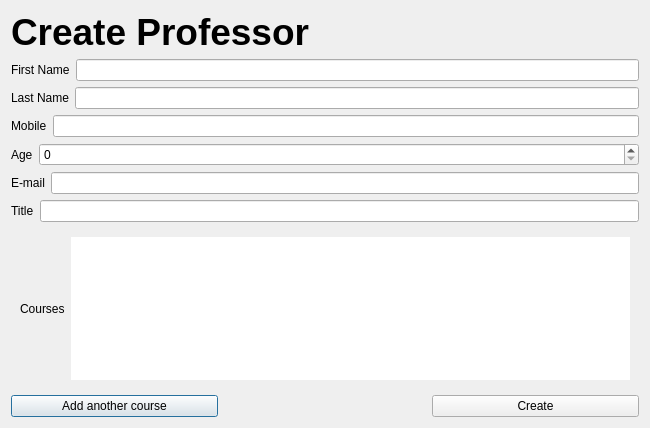
<?xml version="1.0" encoding="UTF-8"?>
<ui version="4.0">
 <class>CreateProfessor</class>
 <widget class="QDialog" name="CreateProfessor">
  <property name="geometry">
   <rect>
    <x>0</x>
    <y>0</y>
    <width>650</width>
    <height>428</height>
   </rect>
  </property>
  <property name="windowTitle">
   <string>Create Professor</string>
  </property>
  <layout class="QVBoxLayout" name="verticalLayout_5">
   <item>
    <widget class="QLabel" name="label_8">
     <property name="font">
      <font>
       <pointsize>28</pointsize>
       <bold>true</bold>
      </font>
     </property>
     <property name="text">
      <string>Create Professor</string>
     </property>
    </widget>
   </item>
   <item>
    <spacer name="verticalSpacer_2">
     <property name="orientation">
      <enum>Qt::Vertical</enum>
     </property>
     <property name="sizeHint" stdset="0">
      <size>
       <width>20</width>
       <height>40</height>
      </size>
     </property>
    </spacer>
   </item>
   <item>
    <spacer name="verticalSpacer_3">
     <property name="orientation">
      <enum>Qt::Vertical</enum>
     </property>
     <property name="sizeHint" stdset="0">
      <size>
       <width>20</width>
       <height>40</height>
      </size>
     </property>
    </spacer>
   </item>
   <item>
    <spacer name="verticalSpacer_4">
     <property name="orientation">
      <enum>Qt::Vertical</enum>
     </property>
     <property name="sizeHint" stdset="0">
      <size>
       <width>20</width>
       <height>40</height>
      </size>
     </property>
    </spacer>
   </item>
   <item>
    <spacer name="verticalSpacer">
     <property name="orientation">
      <enum>Qt::Vertical</enum>
     </property>
     <property name="sizeHint" stdset="0">
      <size>
       <width>20</width>
       <height>40</height>
      </size>
     </property>
    </spacer>
   </item>
   <item>
    <layout class="QVBoxLayout" name="verticalLayout">
     <item>
      <layout class="QHBoxLayout" name="horizontalLayout_2">
       <item>
        <widget class="QLabel" name="label">
         <property name="text">
          <string>First Name</string>
         </property>
        </widget>
       </item>
       <item>
        <widget class="QLineEdit" name="lineEditFirstName"/>
       </item>
      </layout>
     </item>
     <item>
      <layout class="QHBoxLayout" name="horizontalLayout_3">
       <item>
        <widget class="QLabel" name="label_2">
         <property name="text">
          <string>Last Name</string>
         </property>
        </widget>
       </item>
       <item>
        <widget class="QLineEdit" name="lineEditLastName"/>
       </item>
      </layout>
     </item>
     <item>
      <layout class="QHBoxLayout" name="horizontalLayout_5">
       <item>
        <widget class="QLabel" name="label_4">
         <property name="text">
          <string>Mobile</string>
         </property>
        </widget>
       </item>
       <item>
        <widget class="QLineEdit" name="lineEditMobile"/>
       </item>
      </layout>
     </item>
     <item>
      <layout class="QHBoxLayout" name="horizontalLayout_4">
       <item>
        <widget class="QLabel" name="label_3">
         <property name="text">
          <string>Age</string>
         </property>
        </widget>
       </item>
       <item>
        <widget class="QSpinBox" name="spinBoxAge">
         <property name="sizePolicy">
          <sizepolicy hsizetype="Expanding" vsizetype="Fixed">
           <horstretch>0</horstretch>
           <verstretch>0</verstretch>
          </sizepolicy>
         </property>
        </widget>
       </item>
      </layout>
     </item>
     <item>
      <layout class="QHBoxLayout" name="horizontalLayout_6">
       <item>
        <widget class="QLabel" name="label_5">
         <property name="text">
          <string>E-mail</string>
         </property>
        </widget>
       </item>
       <item>
        <widget class="QLineEdit" name="lineEditEmail"/>
       </item>
      </layout>
     </item>
     <item>
      <layout class="QHBoxLayout" name="horizontalLayout">
       <item>
        <widget class="QLabel" name="label_6">
         <property name="text">
          <string>Title</string>
         </property>
        </widget>
       </item>
       <item>
        <widget class="QLineEdit" name="lineEditTitle"/>
       </item>
      </layout>
     </item>
     <item>
      <widget class="QGroupBox" name="groupBox">
       <property name="sizePolicy">
        <sizepolicy hsizetype="Minimum" vsizetype="Maximum">
         <horstretch>123</horstretch>
         <verstretch>0</verstretch>
        </sizepolicy>
       </property>
       <property name="styleSheet">
        <string notr="true">Border: white
</string>
       </property>
       <property name="title">
        <string/>
       </property>
       <layout class="QVBoxLayout" name="verticalLayout_4">
        <item>
         <layout class="QHBoxLayout" name="horizontalLayout_8">
          <item>
           <widget class="QLabel" name="label_7">
            <property name="text">
             <string>Courses</string>
            </property>
           </widget>
          </item>
          <item>
           <widget class="QListWidget" name="listWidget"/>
          </item>
         </layout>
        </item>
       </layout>
      </widget>
     </item>
    </layout>
   </item>
   <item>
    <layout class="QHBoxLayout" name="horizontalLayout_7">
     <item>
      <widget class="QPushButton" name="pushButton_2">
       <property name="sizePolicy">
        <sizepolicy hsizetype="Expanding" vsizetype="Fixed">
         <horstretch>0</horstretch>
         <verstretch>0</verstretch>
        </sizepolicy>
       </property>
       <property name="text">
        <string>Add another course</string>
       </property>
      </widget>
     </item>
     <item>
      <spacer name="horizontalSpacer">
       <property name="orientation">
        <enum>Qt::Horizontal</enum>
       </property>
       <property name="sizeHint" stdset="0">
        <size>
         <width>40</width>
         <height>20</height>
        </size>
       </property>
      </spacer>
     </item>
     <item>
      <widget class="QPushButton" name="pushButton">
       <property name="sizePolicy">
        <sizepolicy hsizetype="Expanding" vsizetype="Maximum">
         <horstretch>0</horstretch>
         <verstretch>0</verstretch>
        </sizepolicy>
       </property>
       <property name="text">
        <string>Create</string>
       </property>
      </widget>
     </item>
    </layout>
   </item>
  </layout>
 </widget>
 <resources/>
 <connections/>
</ui>
